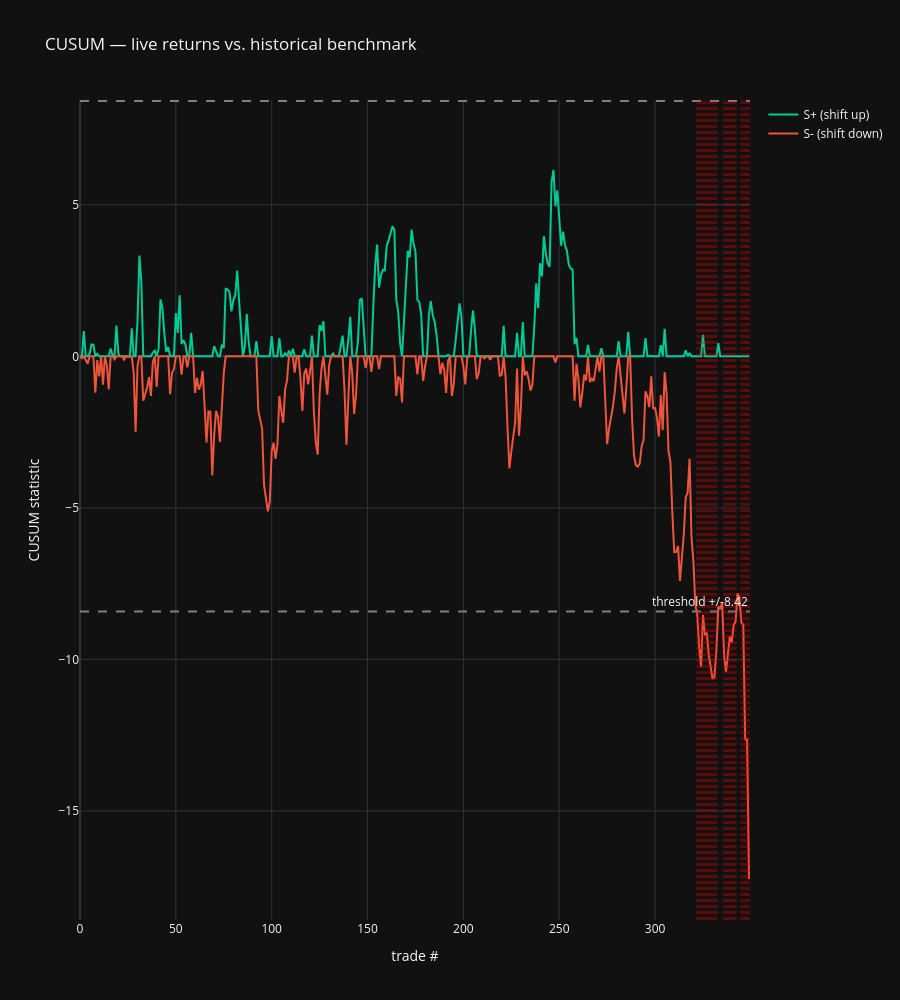

Notebook source saved alongside this figure:
### Code cell
fig = go.Figure()
fig.add_trace(go.Scatter(y=cusum_df["s_pos"], mode="lines", name="S+ (shift up)", line=dict(color="#00CC96")))
fig.add_trace(go.Scatter(y=cusum_df["s_neg"], mode="lines", name="S- (shift down)", line=dict(color="#EF553B")))
fig.add_hline(y=h, line_dash="dash", line_color="gray")
fig.add_hline(y=-h, line_dash="dash", line_color="gray", annotation_text=f"threshold +/-{h:.2f}")
for t in alarms:
    fig.add_vline(x=t, line_dash="dot", line_color="red", opacity=0.3)
fig.update_layout(title="CUSUM — live returns vs. historical benchmark", template=TEMPLATE,
                   xaxis_title="trade #", yaxis_title="CUSUM statistic", height = 1000)
fig.show()

### Figure 1 — Plotly figure (JSON) as saved in the notebook; plotly's stock layout.template omitted (floating-point values rounded to 4 significant figures; data arrays with more than 128 entries replaced by an {"elided": "..."} marker saying what was removed)
{"data": [{"line": {"color": "#00CC96"}, "mode": "lines", "name": "S+ (shift up)", "type": "scatter", "y": {"elided": "350 float values"}}, {"line": {"color": "#EF553B"}, "mode": "lines", "name": "S- (shift down)", "type": "scatter", "y": {"elided": "350 float values"}}], "layout": {"annotations": [{"showarrow": false, "text": "threshold +/-8.42", "x": 1, "xanchor": "right", "xref": "x domain", "y": -8.424, "yanchor": "bottom", "yref": "y"}], "height": 1000, "shapes": [{"line": {"color": "gray", "dash": "dash"}, "type": "line", "x0": 0, "x1": 1, "xref": "x domain", "y0": 8.424, "y1": 8.424, "yref": "y"}, {"line": {"color": "gray", "dash": "dash"}, "type": "line", "x0": 0, "x1": 1, "xref": "x domain", "y0": -8.424, "y1": -8.424, "yref": "y"}, {"line": {"color": "red", "dash": "dot"}, "opacity": 0.3, "type": "line", "x0": 322, "x1": 322, "xref": "x", "y0": 0, "y1": 1, "yref": "y domain"}, {"line": {"color": "red", "dash": "dot"}, "opacity": 0.3, "type": "line", "x0": 323, "x1": 323, "xref": "x", "y0": 0, "y1": 1, "yref": "y domain"}, {"line": {"color": "red", "dash": "dot"}, "opacity": 0.3, "type": "line", "x0": 324, "x1": 324, "xref": "x", "y0": 0, "y1": 1, "yref": "y domain"}, {"line": {"color": "red", "dash": "dot"}, "opacity": 0.3, "type": "line", "x0": 325, "x1": 325, "xref": "x", "y0": 0, "y1": 1, "yref": "y domain"}, {"line": {"color": "red", "dash": "dot"}, "opacity": 0.3, "type": "line", "x0": 326, "x1": 326, "xref": "x", "y0": 0, "y1": 1, "yref": "y domain"}, {"line": {"color": "red", "dash": "dot"}, "opacity": 0.3, "type": "line", "x0": 327, "x1": 327, "xref": "x", "y0": 0, "y1": 1, "yref": "y domain"}, {"line": {"color": "red", "dash": "dot"}, "opacity": 0.3, "type": "line", "x0": 328, "x1": 328, "xref": "x", "y0": 0, "y1": 1, "yref": "y domain"}, {"line": {"color": "red", "dash": "dot"}, "opacity": 0.3, "type": "line", "x0": 329, "x1": 329, "xref": "x", "y0": 0, "y1": 1, "yref": "y domain"}, {"line": {"color": "red", "dash": "dot"}, "opacity": 0.3, "type": "line", "x0": 330, "x1": 330, "xref": "x", "y0": 0, "y1": 1, "yref": "y domain"}, {"line": {"color": "red", "dash": "dot"}, "opacity": 0.3, "type": "line", "x0": 331, "x1": 331, "xref": "x", "y0": 0, "y1": 1, "yref": "y domain"}, {"line": {"color": "red", "dash": "dot"}, "opacity": 0.3, "type": "line", "x0": 332, "x1": 332, "xref": "x", "y0": 0, "y1": 1, "yref": "y domain"}, {"line": {"color": "red", "dash": "dot"}, "opacity": 0.3, "type": "line", "x0": 336, "x1": 336, "xref": "x", "y0": 0, "y1": 1, "yref": "y domain"}, {"line": {"color": "red", "dash": "dot"}, "opacity": 0.3, "type": "line", "x0": 337, "x1": 337, "xref": "x", "y0": 0, "y1": 1, "yref": "y domain"}, {"line": {"color": "red", "dash": "dot"}, "opacity": 0.3, "type": "line", "x0": 338, "x1": 338, "xref": "x", "y0": 0, "y1": 1, "yref": "y domain"}, {"line": {"color": "red", "dash": "dot"}, "opacity": 0.3, "type": "line", "x0": 339, "x1": 339, "xref": "x", "y0": 0, "y1": 1, "yref": "y domain"}, {"line": {"color": "red", "dash": "dot"}, "opacity": 0.3, "type": "line", "x0": 340, "x1": 340, "xref": "x", "y0": 0, "y1": 1, "yref": "y domain"}, {"line": {"color": "red", "dash": "dot"}, "opacity": 0.3, "type": "line", "x0": 341, "x1": 341, "xref": "x", "y0": 0, "y1": 1, "yref": "y domain"}, {"line": {"color": "red", "dash": "dot"}, "opacity": 0.3, "type": "line", "x0": 342, "x1": 342, "xref": "x", "y0": 0, "y1": 1, "yref": "y domain"}, {"line": {"color": "red", "dash": "dot"}, "opacity": 0.3, "type": "line", "x0": 345, "x1": 345, "xref": "x", "y0": 0, "y1": 1, "yref": "y domain"}, {"line": {"color": "red", "dash": "dot"}, "opacity": 0.3, "type": "line", "x0": 346, "x1": 346, "xref": "x", "y0": 0, "y1": 1, "yref": "y domain"}, {"line": {"color": "red", "dash": "dot"}, "opacity": 0.3, "type": "line", "x0": 347, "x1": 347, "xref": "x", "y0": 0, "y1": 1, "yref": "y domain"}, {"line": {"color": "red", "dash": "dot"}, "opacity": 0.3, "type": "line", "x0": 348, "x1": 348, "xref": "x", "y0": 0, "y1": 1, "yref": "y domain"}, {"line": {"color": "red", "dash": "dot"}, "opacity": 0.3, "type": "line", "x0": 349, "x1": 349, "xref": "x", "y0": 0, "y1": 1, "yref": "y domain"}], "title": {"text": "CUSUM — live returns vs. historical benchmark"}, "xaxis": {"title": {"text": "trade #"}}, "yaxis": {"title": {"text": "CUSUM statistic"}}}}
